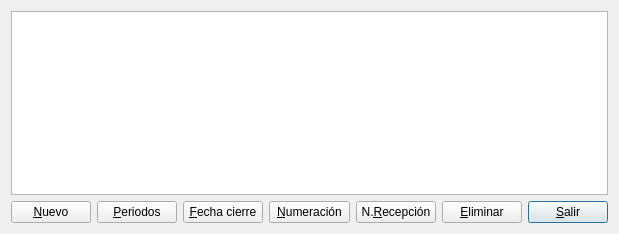
<?xml version="1.0" encoding="UTF-8"?>
<ui version="4.0">
 <author>José Manuel Díez Botella</author>
 <class>ejercicios</class>
 <widget class="QDialog" name="ejercicios">
  <property name="geometry">
   <rect>
    <x>0</x>
    <y>0</y>
    <width>619</width>
    <height>234</height>
   </rect>
  </property>
  <property name="windowTitle">
   <string>Ejercicios</string>
  </property>
  <layout class="QVBoxLayout">
   <item>
    <widget class="QTableView" name="ejerciciostableView"/>
   </item>
   <item>
    <layout class="QHBoxLayout">
     <item>
      <widget class="QPushButton" name="nuevopushButton">
       <property name="text">
        <string>&amp;Nuevo</string>
       </property>
       <property name="shortcut">
        <string>Alt+N</string>
       </property>
      </widget>
     </item>
     <item>
      <widget class="QPushButton" name="periodospushButton">
       <property name="text">
        <string>&amp;Periodos</string>
       </property>
      </widget>
     </item>
     <item>
      <widget class="QPushButton" name="fcierrepushButton">
       <property name="text">
        <string>&amp;Fecha cierre</string>
       </property>
       <property name="shortcut">
        <string>Alt+E</string>
       </property>
      </widget>
     </item>
     <item>
      <widget class="QPushButton" name="numeracionpushButton">
       <property name="text">
        <string>&amp;Numeración</string>
       </property>
      </widget>
     </item>
     <item>
      <widget class="QPushButton" name="recepcionpushButton">
       <property name="text">
        <string>N.&amp;Recepción</string>
       </property>
      </widget>
     </item>
     <item>
      <widget class="QPushButton" name="eliminarpushButton">
       <property name="text">
        <string>&amp;Eliminar</string>
       </property>
       <property name="shortcut">
        <string>Alt+L</string>
       </property>
      </widget>
     </item>
     <item>
      <widget class="QPushButton" name="salirpushButto">
       <property name="text">
        <string>&amp;Salir</string>
       </property>
       <property name="shortcut">
        <string>Alt+S</string>
       </property>
       <property name="default">
        <bool>true</bool>
       </property>
      </widget>
     </item>
    </layout>
   </item>
  </layout>
 </widget>
 <layoutdefault spacing="6" margin="11"/>
 <pixmapfunction>qPixmapFromMimeSource</pixmapfunction>
 <tabstops>
  <tabstop>ejerciciostableView</tabstop>
  <tabstop>nuevopushButton</tabstop>
  <tabstop>periodospushButton</tabstop>
  <tabstop>fcierrepushButton</tabstop>
  <tabstop>numeracionpushButton</tabstop>
  <tabstop>eliminarpushButton</tabstop>
  <tabstop>salirpushButto</tabstop>
 </tabstops>
 <resources/>
 <connections>
  <connection>
   <sender>salirpushButto</sender>
   <signal>clicked()</signal>
   <receiver>ejercicios</receiver>
   <slot>reject()</slot>
   <hints>
    <hint type="sourcelabel">
     <x>20</x>
     <y>20</y>
    </hint>
    <hint type="destinationlabel">
     <x>20</x>
     <y>20</y>
    </hint>
   </hints>
  </connection>
 </connections>
</ui>
